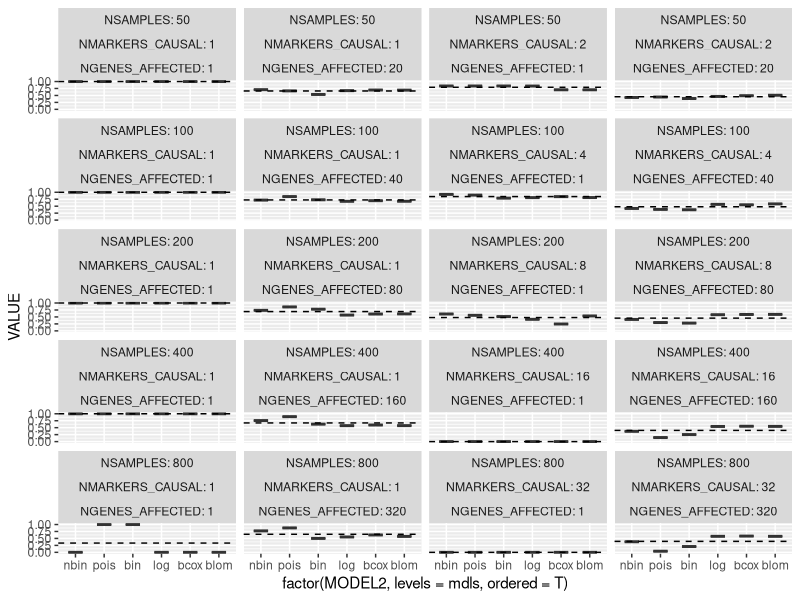

The R source for this figure:
require('ggplot2')
require('dplyr')

metrics = read.table('metrics4.txt', stringsAsFactors = F, sep = ',', header = T)
metrics_flat = metrics %>%
  mutate(MCC = ifelse(is.na(MCC), 0, MCC)) %>%
  mutate(RSS = ifelse(is.na(RSS), 0, RSS)) %>%
  mutate(MCC2 = ifelse(MCC < 0, 0, MCC)) %>%
  mutate(M = (MCC2 / (RSS + 1)) ^ (1/2)) %>%
  mutate(MODEL2 = ifelse(MODEL %in% c('NBinomial', 'Binomial', 'Poisson'), MODEL, TRANS)) %>%
  mutate(MODEL2 = gsub('NBinomial', 'nbin', MODEL2)) %>%
  mutate(MODEL2 = gsub('Binomial', 'bin', MODEL2)) %>%
  mutate(MODEL2 = gsub('Poisson', 'pois', MODEL2)) %>%
  mutate(MODEL2 = gsub('boxcox', 'bcox', MODEL2)) %>%
  select(-c(MODEL,TRANS)) %>%
  tidyr::gather(METRIC, VALUE, -c(NSAMPLES, NGENES, NGENES_AFFECTED,
                                  NMARKERS, NMARKERS_CAUSAL, MODEL2, S2),
                convert = T)

mdls = c('nbin','pois', 'bin', 'log', 'bcox', 'blom')
metrics_filt = metrics_flat %>%
  filter(METRIC %in% c('M'), S2 == 4) %>%
  select(-METRIC) %>%
  group_by(NSAMPLES, NGENES, NGENES_AFFECTED, NMARKERS, NMARKERS_CAUSAL, MODEL2) %>%
  arrange(desc(VALUE)) %>%
  slice(1) %>%
  ungroup()

means = metrics_filt %>%
  group_by(NSAMPLES, NGENES, NGENES_AFFECTED, NMARKERS, NMARKERS_CAUSAL) %>%
  summarise(MEAN = mean(VALUE)) %>%
  ungroup()

print(
  ggplot(data = metrics_filt, mapping = aes(x = factor(MODEL2, levels = mdls, ordered = T), y = VALUE, fill = MODEL2)) +
    geom_boxplot(alpha = 0.5, width = 0.5) +
    geom_hline(data = means, aes(yintercept = MEAN), linetype = 'dashed') +
    theme(legend.position = 'none') +
    # scale_y_continuous(limits = c(0, 1)) +
    facet_wrap(NSAMPLES ~ NMARKERS_CAUSAL + NGENES_AFFECTED, labeller = label_both, ncol = 4)
)
